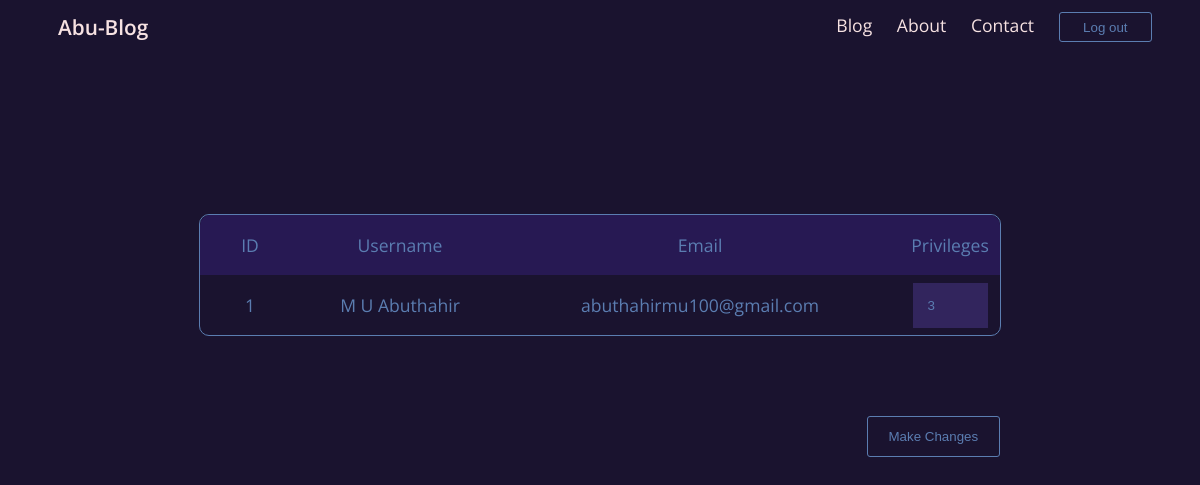
/admin (signed in), run on an earlier commit of the app's database.
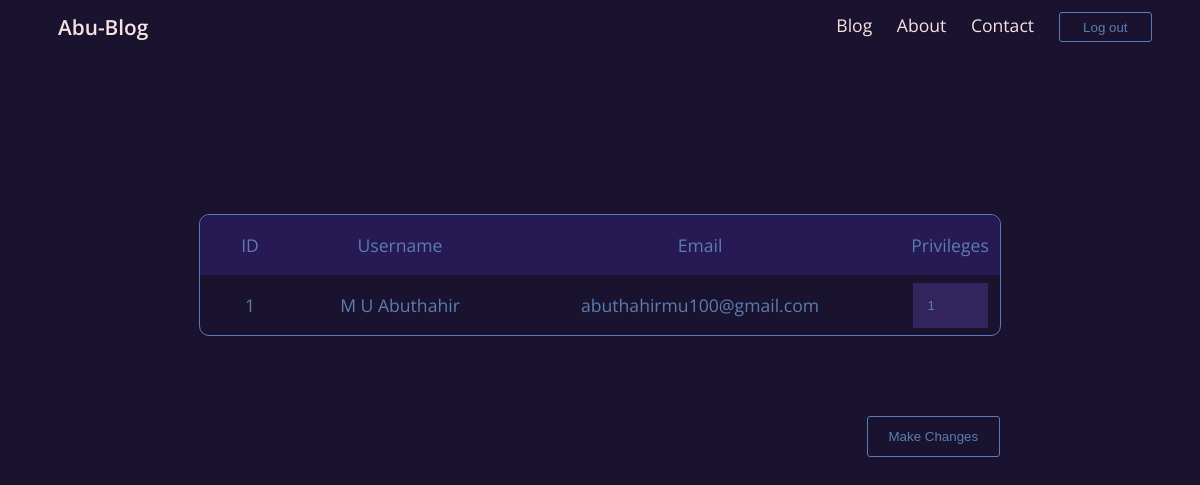
And on a later commit of the database.
### main.py (models this page shows)
class User(db.Model, UserMixin):
    __tablename__ = "user"
    id = db.Column(db.Integer, primary_key=True)
    email = db.Column(db.String(100), unique=True, nullable=False)
    username = db.Column(db.String(100), unique=False, nullable=False)
    password = db.Column(db.String(100), unique=False, nullable=False)
    privileges = db.Column(db.Integer, unique=False, nullable=False)
    blog = db.relationship('Blog', back_populates='author')
    comments = db.relationship('Comment', back_populates='author')

### main.py (the view, shortened to what this page needs)
@app.route("/admin", methods=['GET', 'POST'])
@login_required
def admin():
    users = db.session.query(User).all()
    return render_template("admin.html", users=users, current_user=current_user)

### main.py (called while the page is built)
@login_manager.user_loader
def load_user(user_id):
    return User.query.get(int(user_id))

### templates/admin.html (shortened to what this page needs)
{% extends "base.html" %}
{% import "header.html" as header %}
{% block styles %}
{{ super() }}
<link rel="stylesheet" href="{{ url_for('static', filename='css/admin.css') }}">
{% endblock %}
{% block content %}
{{ header.nav(not current_user.is_authenticated, not current_user.is_authenticated) }}
<div class="table">
    <div class="cell-heading">ID</div>
    <div class="cell-heading">Username</div>
    <div class="cell-heading">Email</div>
    <div class="cell-heading">Privileges</div>
    {% for user in users %}
        <div class="cell">{{ user.id }}</div>
        <div class="cell">{{ user.username }}</div>
        <div class="cell">{{ user.email }}</div>
        <div class="cell privileges">
            <input type="text" placeholder="{{ user.privileges }}" value="{{ user.privileges }}" class="textbox" name="{{ user.id }}">
        </div>
    {% endfor %}
</div>
<button type="button" formaction="{{ url_for('admin') }}" formmethod="POST" class="make-changes"> Make Changes</button>
{% endblock %}

What changed in the data, as far as the page shows it:
changed User "M U Abuthahir": privileges "3" → "1"
